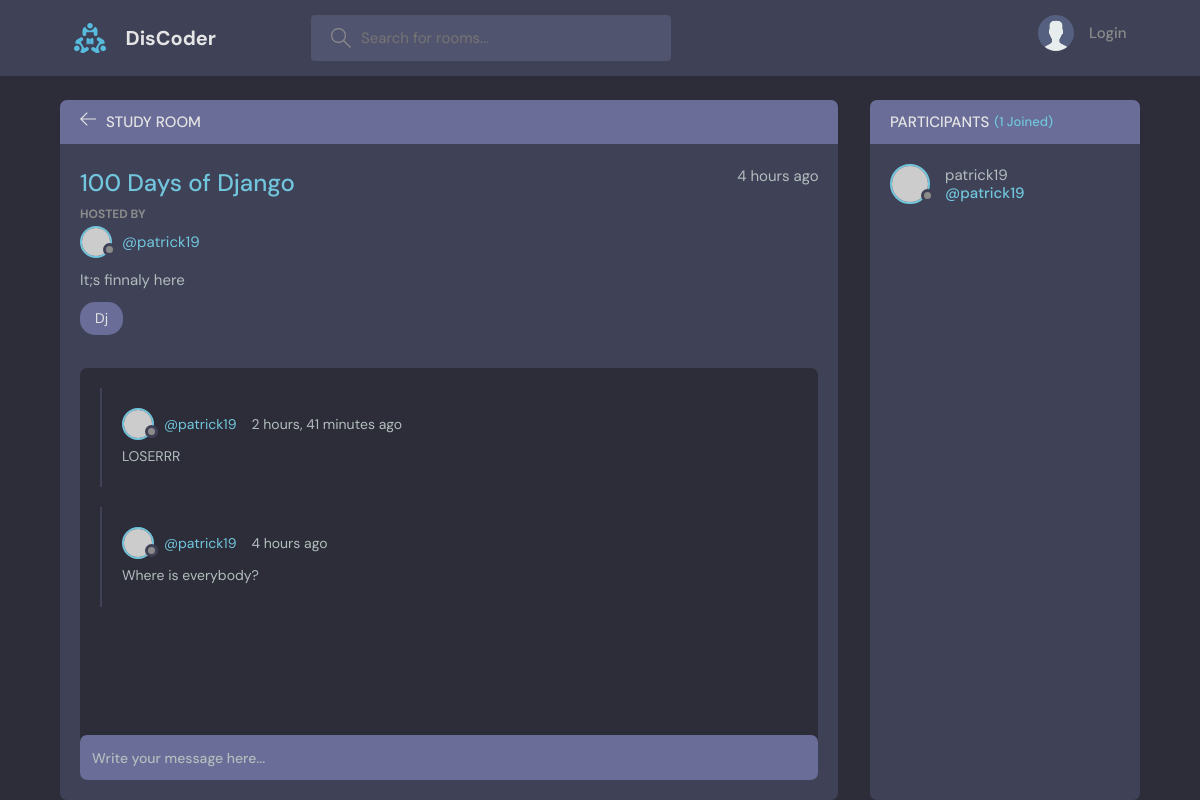
/room/8/, run on an earlier commit of the app's database.
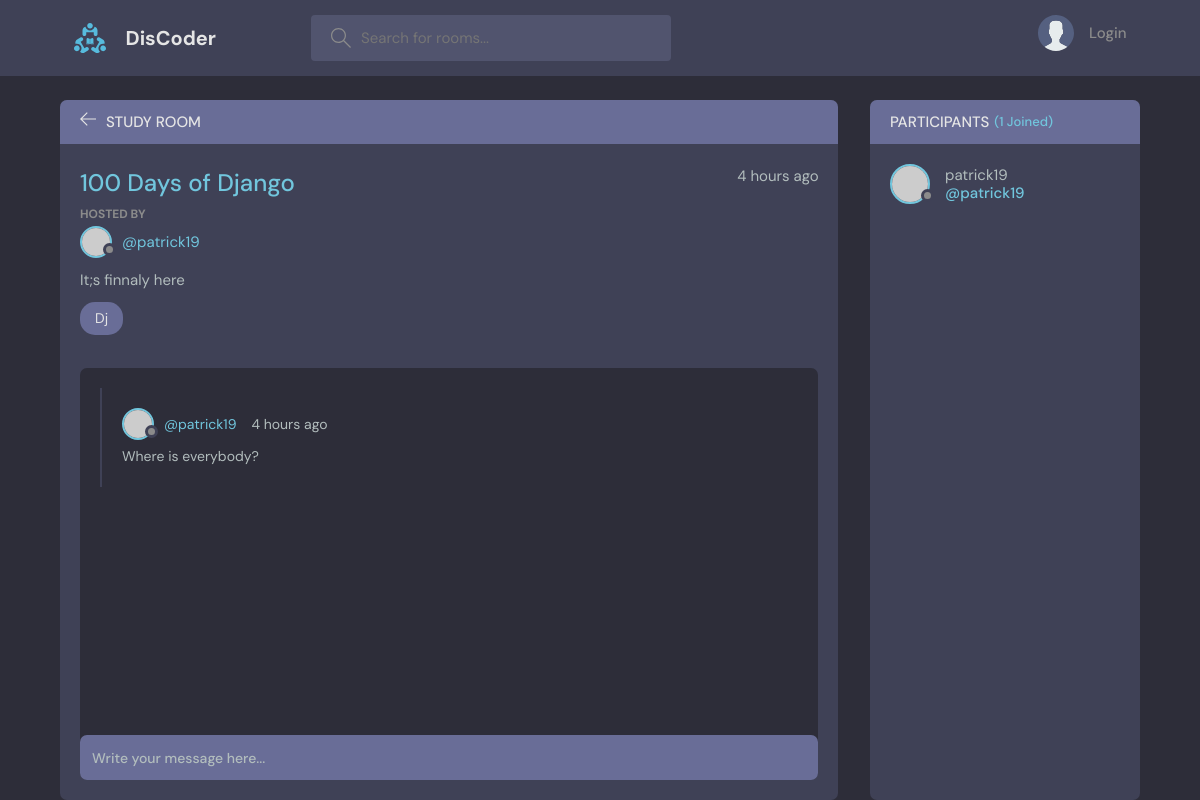
And on a later commit of the database.
### base/models.py (models this page shows, shortened)
class Message(models.Model):
    user = models.ForeignKey(User, on_delete=models.CASCADE)
    room = models.ForeignKey(Room, on_delete=models.CASCADE)
    body = models.TextField()
    updated = models.DateTimeField(auto_now=True)
    created = models.DateTimeField(auto_now_add=True)
    class Meta:
        ordering = ['-updated', '-created']

### base/views.py (the view, shortened to what this page needs)
# urls.py: path('room/<str:id>/', views.room, name="room"),
def room(request, id):
    room = Room.objects.get(id = id)
    comments = room.message_set.all().order_by('-created')
    participants = room.participants.all()
    context = {
        'room': room,
        'comments':comments,
        'participants': participants}
    return render(request, 'base/room.html', context)

### base/templates/base/room.html (shortened to what this page needs)
{% extends 'main.html' %}
{% block content %}
<main class="profile-page layout layout--2">
    <div class="container">
        <div class="room">
            <div class="room__top">
                <div class="room__topLeft">
                    <a href="{% url 'home' %}">
                        <svg version="1.1" xmlns="http://www.w3.org/2000/svg" width="32" height="32"
                            viewBox="0 0 32 32">
                            <title>arrow-left</title>
                            <path
                                d="M13.723 2.286l-13.723 13.714 13.719 13.714 1.616-1.611-10.96-10.96h27.625v-2.286h-27.625l10.965-10.965-1.616-1.607z">
                            </path>
                        </svg>
                    </a>
                    <h3>Study Room</h3>
                </div>
            </div>
            <div class="room__box scroll">
                <div class="room__header scroll">
                    <div class="room__info">
                        <h3>{{room.name}}</h3>
                        <span>{{room.created|timesince}} ago</span>
                    </div>
                    <div class="room__hosted">
                        <p>Hosted By</p>
                        <a href="{% url 'user-profile' room.host.id%}" class="room__author">
                            <div class="avatar avatar--small">
                                <img src="https://randomuser.me/api/portraits/men/37.jpg" />
                            </div>
                            <span>@{{room.host.username}}</span>
                        </a>
                    </div>
                    <div class="room__details">
                        {{room.desc}}
                    </div>
                    <span class="room__topics">{{room.topic.name}}</span>
                </div>
                <div class="room__conversation">
                    <div class="threads scroll">
                        {% for msg in comments %}
                        <div class="thread">
                            <div class="thread__top">
                                <div class="thread__author">
                                    <a href="{% url 'user-profile' msg.user.id%}" class="thread__authorInfo">
                                        <div class="avatar avatar--small">
                                            <img src="https://randomuser.me/api/portraits/men/37.jpg" />
                                        </div>
                                        <span>@{{msg.user.username}}</span>
                                    </a>
                                    <span class="thread__date">{{msg.created|timesince}} ago</span>
                                </div>
                            </div>
                            <div class="thread__details">
                                {{msg.body}}
                            </div>
                        </div>
                        {%endfor%}
                    </div>
                </div>
            </div>
            <div class="room__message">
                <form method="post" action="#">
                    <input name="comment" placeholder="Write your message here..." />
                </form>
            </div>
        </div>
        <div class="participants">
            <h3 class="participants__top">Participants <span>({{participants.count}} Joined)</span></h3>
            <div class="participants__list scroll">
                {% for partic in participants %}
                <a href="{% url 'user-profile' partic.id %}" class="participant">
                    <div class="avatar avatar--medium">
                        <img src="https://randomuser.me/api/portraits/men/37.jpg" />
                    </div>
                    <p>
                        {{partic}}
                        <span>@{{partic}}</span>
                    </p>
                </a>
                {%endfor%}
            </div>
        </div>
    </div>
</main>
{% endblock content %}

What changed in the data, as far as the page shows it:
removed Message: user.username "patrick19", created "2 hours, 41 minutes", body "LOSERRR"
